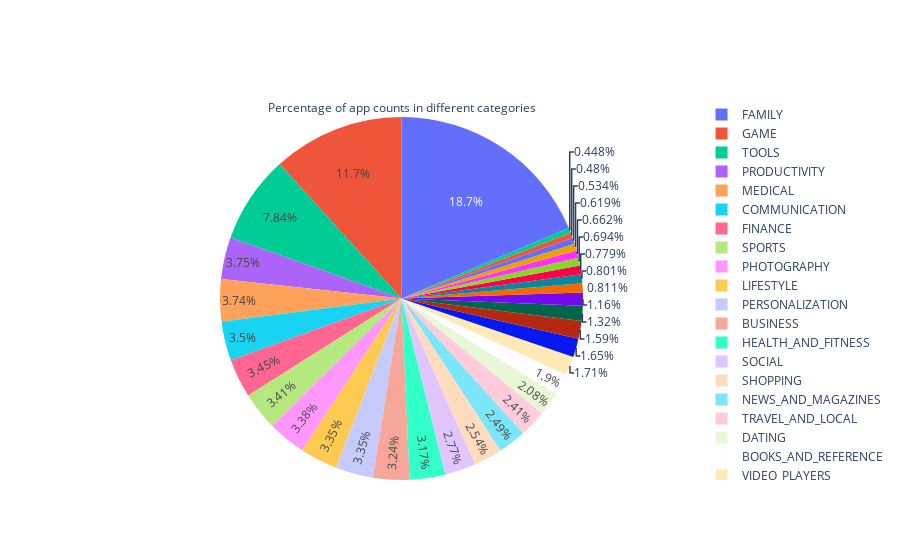

The cell this chart's notebook holds for it:
### Markdown cell above
### Analysis

### Code cell
import plotly.io as pio

pio.templates.default = "plotly_white"

numPerCategory = full_df['Category'].value_counts()
numPerCategory=numPerCategory.sort_values(ascending=True)

fig = [pg.Pie(labels = numPerCategory.index, values = numPerCategory.values, hoverinfo = 'label,value',
              title='Percentage of app counts in different categories')]

# This is an interactive plot so it will not show on Github. Please check the local file from Canvas for better view.
# plot 1
plotly.offline.iplot(fig)

### Figure 1 — Plotly figure (JSON) as saved in the notebook; plotly's stock layout.template omitted (floating-point values rounded to 4 significant figures)
{"data": [{"hoverinfo": "label+value", "labels": ["BEAUTY", "EVENTS", "PARENTING", "COMICS", "ART_AND_DESIGN", "LIBRARIES_AND_DEMO", "AUTO_AND_VEHICLES", "WEATHER", "HOUSE_AND_HOME", "FOOD_AND_DRINK", "MAPS_AND_NAVIGATION", "ENTERTAINMENT", "EDUCATION", "VIDEO_PLAYERS", "BOOKS_AND_REFERENCE", "DATING", "TRAVEL_AND_LOCAL", "NEWS_AND_MAGAZINES", "SHOPPING", "SOCIAL", "HEALTH_AND_FITNESS", "BUSINESS", "LIFESTYLE", "PERSONALIZATION", "PHOTOGRAPHY", "SPORTS", "FINANCE", "COMMUNICATION", "MEDICAL", "PRODUCTIVITY", "TOOLS", "GAME", "FAMILY"], "title": {"text": "Percentage of app counts in different categories"}, "type": "pie", "values": [42, 45, 50, 58, 62, 65, 73, 75, 76, 109, 124, 149, 155, 160, 178, 195, 226, 233, 238, 259, 297, 303, 314, 314, 317, 319, 323, 328, 350, 351, 734, 1097, 1747]}], "layout": {}}
